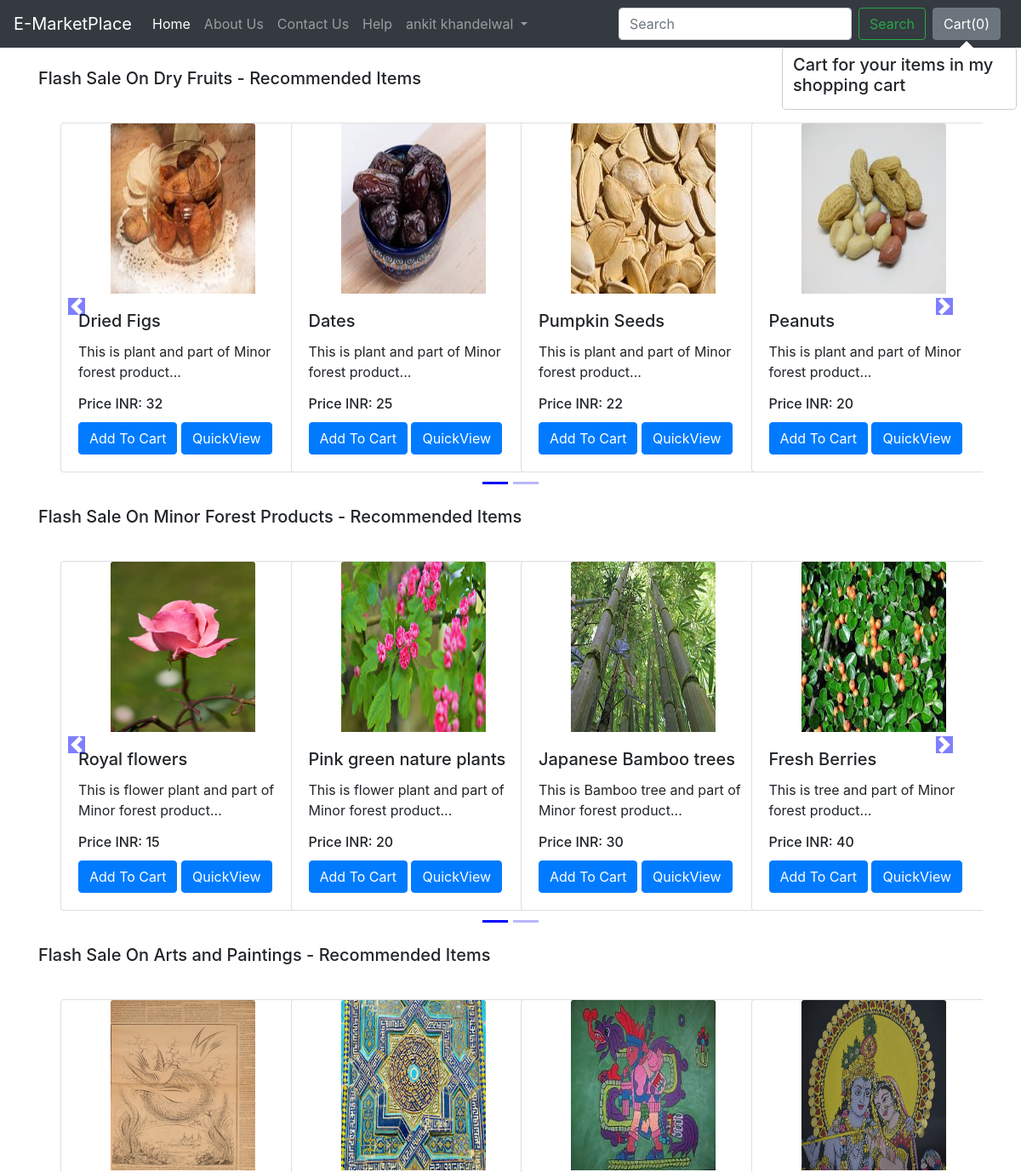
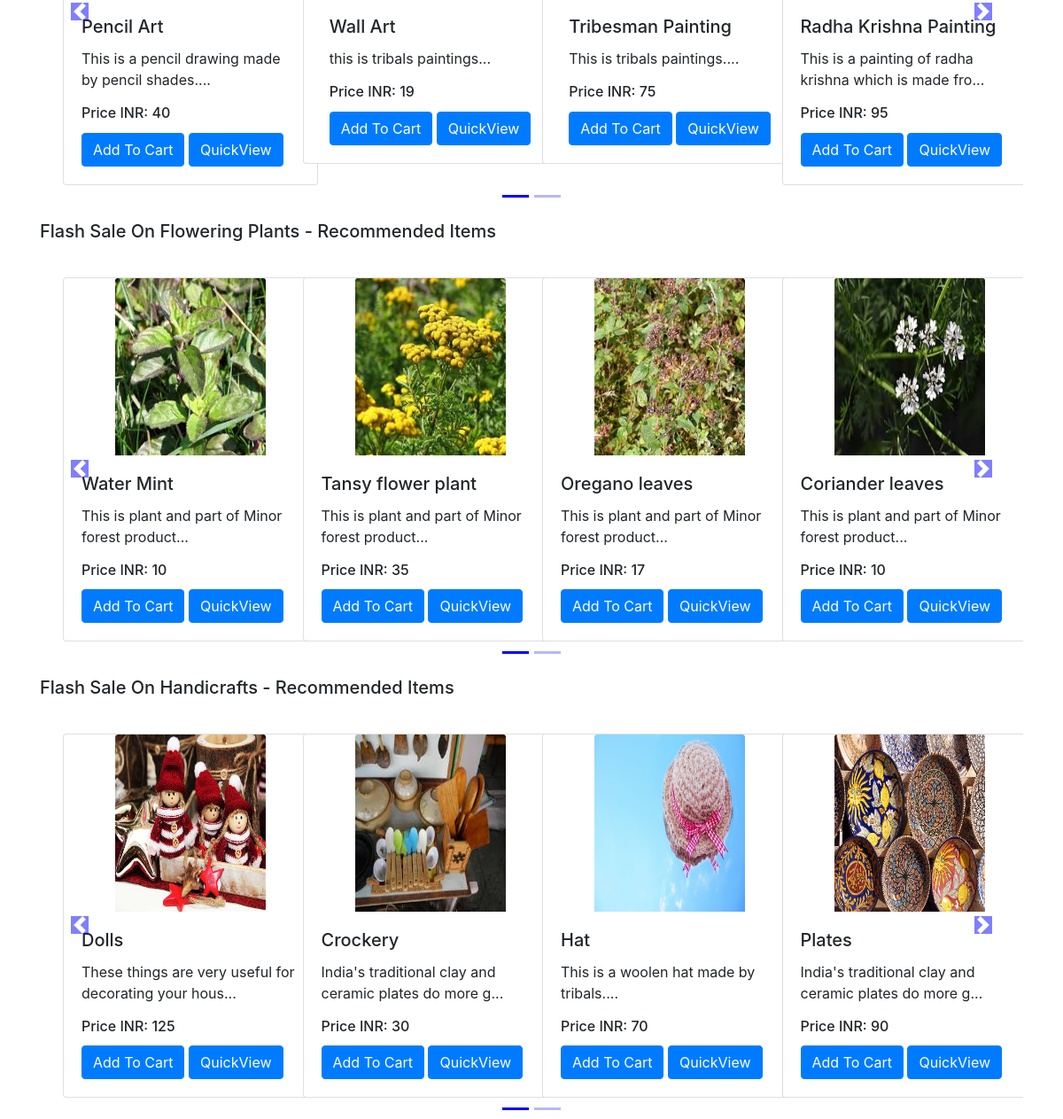
The page / (signed in) on the database its author committed (2 pictures, top to bottom).
### shop/models.py (models this page shows, shortened)
class Product(models.Model):
    product_id = models.AutoField
    product_name = models.CharField(max_length=50)
    category = models.CharField(max_length=50, default="")
    subcategory = models.CharField(max_length=50, default="")
    price = models.IntegerField(default=0)
    desc = models.CharField(max_length=300)
    pub_date = models.DateField()
    image = models.ImageField(upload_to='shop/images', default="")

### shop/views.py (the view)
# urls.py: path('',views.index),
def index(request):
    if request.session.has_key('is_logged'):
        allProds = []
        catprods = Product.objects.values('category', 'id')
        cats = {item['category'] for item in catprods}
        for cat in cats:
            prod = Product.objects.filter(category=cat)
            n = len(prod)
            nSlides = n // 4 + ceil((n / 4) - (n // 4))
            allProds.append([prod, range(1, nSlides), nSlides])
        params = {'allProds':allProds}
        return render(request, 'shop/index.html', params)
    else:
        return HttpResponseRedirect("shop/loginPage")

### shop/templates/shop/index.html (shortened to what this page needs)
{% extends 'shop/basic.html' %}
{% block body %}
{% load static %}
<div class="container">
    {% for product, range, nSlides in allProds %}
    <h5 class="my-4">Flash Sale On {{product.0.category}} - Recommended Items</h5>
    <div class="row">
        <div id="demo{{forloop.counter}}" class="col carousel slide my-3" data-ride="carousel">
            <ul class="carousel-indicators">
                <li data-target="#demo{{forloop.counter}}" data-slide-to="0" class="active"></li>
                {% for i in range %}
                <li data-target="#demo{{forloop.parentloop.counter}}" data-slide-to="{{i}}"></li>
                {% endfor %}
            </ul>
            <div class="container carousel-inner no-padding">
                <div class="carousel-item active">
                    {% for i in product %}
                    <div class="col-xs-3 col-sm-3 col-md-3">
                        <div class="card align-items-center" style="width: 18rem;">
                            <img src='/media/{{i.image}}' class="card-img-top" alt="...">
                            <div class="card-body">
                                <h5 class="card-title" id="namepr{{i.id}}">{{i.product_name}}</h5>
                                <p class="card-text">{{i.desc|slice:"0:53"}}...</p>
                                <h6 class="card-title" >Price INR: <span id="pricepr{{i.id}}">{{i.price}}</span></h6>
                                <span id="divpr{{i.id}}" class="divpr">
                                    <button id="pr{{i.id}}" class="btn btn-primary cart">Add To Cart</button>
                                </span>
                                <a href="/shop/products/{{i.id}}"><button id="qv{{i.id}}" class="btn btn-primary cart">QuickView</button></a>
                            </div>
                        </div>
                    </div>
                    {% if forloop.counter|divisibleby:4 and forloop.counter > 0 and not forloop.last %}
                </div>
                    {% endif %}
                    {% endfor %}
            </div>
        </div>
        <a class="carousel-control-prev" href="#demo{{forloop.counter}}" data-slide="prev">
            <span class="carousel-control-prev-icon"></span>
        </a>
        <a class="carousel-control-next" href="#demo{{forloop.counter}}" data-slide="next">
            <span class="carousel-control-next-icon"></span>
        </a>
    </div>
    {% endfor %}
</div>
{% endblock %}

### rows shown on the page
Product: category "Dry Fruits", image (picture), product_name "Dried Figs", desc "This is plant and part of Minor forest product", price "32"
Product: image (picture), product_name "Dates", desc "This is plant and part of Minor forest product", price "25"
Product: image (picture), product_name "Pumpkin Seeds", desc "This is plant and part of Minor forest product", price "22"
Product: image (picture), product_name "Peanuts", desc "This is plant and part of Minor forest product", price "20"
Product: category "Minor Forest Products", image (picture), product_name "Royal flowers", desc "This is flower plant and part of Minor forest product", price "15"
Product: image (picture), product_name "Pink green nature plants", desc "This is flower plant and part of Minor forest product", price "20"
Product: image (picture), product_name "Japanese Bamboo trees", desc "This is Bamboo tree and part of Minor forest product", price "30"
Product: image (picture), product_name "Fresh Berries", desc "This is tree and part of Minor forest product", price "40"
Product: category "Arts and Paintings", image (picture), product_name "Pencil Art", desc "This is a pencil drawing made by pencil shades.", price "40"
Product: image (picture), product_name "Wall Art", desc "this is tribals paintings", price "19"
Product: image (picture), product_name "Tribesman Painting", desc "This is tribals paintings.", price "75"
Product: image (picture), product_name "Radha Krishna Painting", desc "This is a painting of radha krishna which is made fro", price "95"
Product: category "Flowering Plants", image (picture), product_name "Water Mint", desc "This is plant and part of Minor forest product", price "10"
Product: image (picture), product_name "Tansy flower plant", desc "This is plant and part of Minor forest product", price "35"
Product: image (picture), product_name "Oregano leaves", desc "This is plant and part of Minor forest product", price "17"
Product: image (picture), product_name "Coriander leaves", desc "This is plant and part of Minor forest product", price "10"
Product: category "Handicrafts", image (picture), product_name "Dolls", desc "These things are very useful for decorating your hous", price "125"
Product: image (picture), product_name "Crockery", desc "India's traditional clay and ceramic plates do more g", price "30"
Product: image (picture), product_name "Hat", desc "This is a woolen hat made by tribals.", price "70"
Product: image (picture), product_name "Plates", desc "India's traditional clay and ceramic plates do more g", price "90"

### other values the page prints
{{ request.session.username }} "ankit khandelwal"
